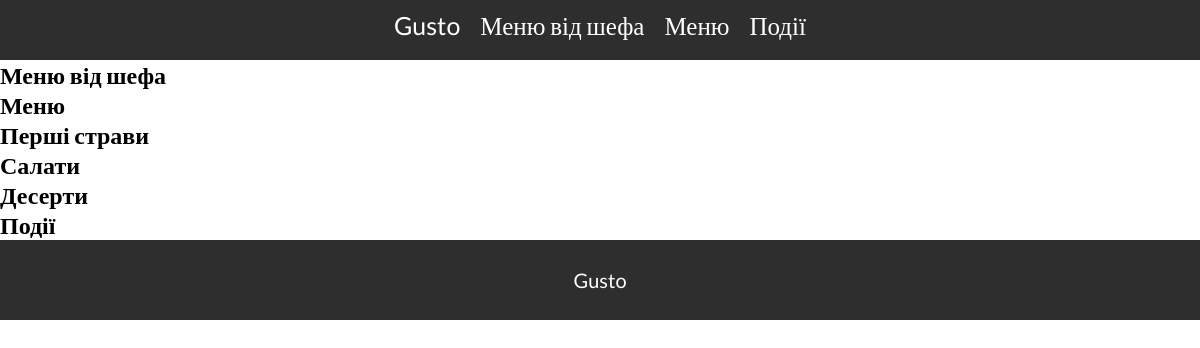
The app's page /, older data.
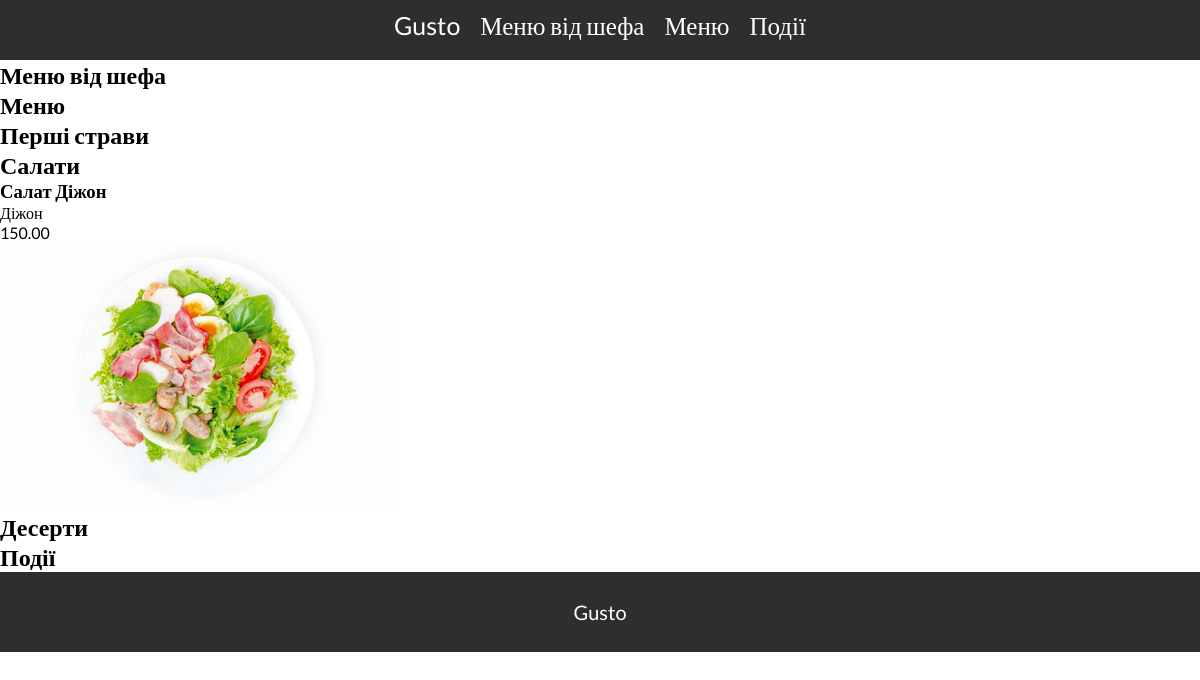
The same page, newer data.
### main_gusto/models.py (models this page shows, shortened)
class Category(models.Model):
    title = models.CharField(max_length=50)
    category_order = models.IntegerField()
    is_visible = models.BooleanField(default=True)
    is_special = models.BooleanField(default=False)

class Dishes(models.Model):
    def get_file_name_dishes(self, filename):
        ext = filename.split('.')[-1]
        filename = f'{uuid4()}.{ext}'
        return os.path.join('images/dishes/', filename)
    title = models.CharField(max_length=50)
    price = models.DecimalField(max_digits=7, decimal_places=2)
    is_visible = models.BooleanField(default=True)
    description = models.CharField(max_length=300, null=True)
    photo = models.ImageField(upload_to=get_file_name_dishes)
    category = models.ForeignKey(Category, on_delete=models.CASCADE)

### main_gusto/views.py (the view)
# urls.py: path('', main, name='main'),
def main(request):
    banners = Banners.objects.filter(is_visible=True)
    special_categories = Category.objects.filter(
        is_visible=True).filter(is_special=True).order_by('category_order')
    for item in special_categories:
        item.dishes = Dishes.objects.filter(category=item.pk)
    categories = Category.objects.filter(
        is_visible=True).filter(is_special=False).order_by('category_order')
    for item in categories:
        item.dishes = Dishes.objects.filter(category=item.pk)
    events = Event.objects.filter(event_date__gte=datetime.date.today())
    return render(request, 'index.html', context={'categories': categories, 'special_categories': special_categories, 'events': events, 'banners': banners, })

### main_gusto/templates/index.html (shortened to what this page needs)
{% extends 'mainPage.html' %} {% block content %}
<section id="special_menu">
    <h1>Меню від шефа</h1>
</section>
<section id="menu">
    <h1>Меню</h1>
    <div class="container">
        <div class="row">
            {% for item in categories %}
            <div>
                <h2>{{item.title}}</h2>
                {% for dishes in item.dishes %}
                <div>
                    <h3>{{dishes.title}}</h3>
                    <div><p>{{dishes.description}}</p></div>
                    <div><p>{{dishes.price}}</p></div>
                    <div>
                        <img src="{{dishes.photo.url}}" alt="Photo of dish" />
                    </div>
                </div>
                {% endfor %}
            </div>
            {% endfor %}
        </div>
    </div>
</section>
<section section id="events">
    <h1>Події</h1>
</section>
{% endblock %}

### templates/mainPage.html (shortened to what this page needs)
{% load static %}
<!DOCTYPE html>
<html lang="en">
    <head>
        <link rel="stylesheet" href="{% static 'css/styles.css' %}" />
    </head>
    <body>
        <nav>
            <a href="/#banner">Gusto</a>
            <a href="/#special_menu">Меню від шефа</a>
            <a href="/#menu">Меню</a>
            <a href="/#events">Події</a>
        </nav>
        {% block content %} {% endblock %}
        <footer>
            <div>Gusto</div>
        </footer>
    </body>
</html>

### static/css/styles.css (style rules this page uses)
* { padding: 0; margin: 0; box-sizing: border-box; font-family: Lato; }
nav, footer { background-color: #2e2e2e; }
nav { font-size: 25px; height: 60px; display: flex; justify-content: center; }
footer { display: flex; align-items: center; justify-content: center; font-size: 20px; width: 100%; color: #ffffff; height: 80px; }
nav a { text-decoration: none; margin: 10px; color: #ffffff; }

Row changes from the older to the newer data that the page shows:
added Dishes: title "Салат Діжон", description "Діжон", price "150.00", photo (picture), shown under Category "Салати"
